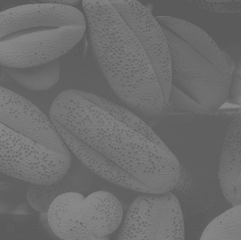
#> input picture dark_image.png, 241 x 240 px, shrunk from 564 x 563 before the run, given in place of Lenna.png, which was not available
$ jupyter execute --allow-errors image_test.ipynb   (text cells are left out)
#> lines starting #> are read from the running program, lines starting #| are printed output that depends on the picture; pictures that were not available may be replaced by others from this repository, and a replacement may not be noted
[cell 1]
import cv2
import matplotlib.pyplot as plt
from PIL import Image, ImageOps, ImageShow
import numpy as np

[cell 2]
def read_image_as_numpy_array(image_path, grey_only: bool = True) :
#> called with image_path = 'Lenna.png', grey_only = True
    with Image.open(image_path) as image:
#> image is the input picture: PIL image 241x240 RGB; min 89, max 136, mean 109
        image = image.convert("L") if grey_only else image
#> image: PIL image 241x240 L
        np_image = np.array(image)
        return np_image

[cell 3]
import pathlib
current_dir = pathlib.Path.cwd()
image_file = str(pathlib.Path.joinpath(current_dir,"Lenna.png"))

[cell 4]
def show_image(image, grey_only = True):
    #greys = ["Greys_r", "Greys_g", "Greys_b"]
#> called with grey_only = True
    plt.figure(figsize=(25,20))
    for i in range( 1 if grey_only else 3):
        plt.subplot(2,3, i +1)
        plt.title(f"Channel: {i}")
        channel = image[:,:] if grey_only else image[:,:,i]
        plt.imshow(channel, "Greys_r")

from typing import List
#> (the rest of this cell did not finish here and is left out)

[cell 5]
lenna_image = read_image_as_numpy_array(image_file,True)

[cell 6]
show_image(lenna_image,True)

[cell 7]
# [11 lines left out: function show_histogram, not called in this run]

#> (a cell that did not finish here is left out)

#> (a cell that did not finish here is left out)

[cell 10]
dark_image = read_image_as_numpy_array("dark_image.png")
#> (the rest of this cell did not finish here and is left out)

[cell 11]
def invert_image(image_2d_array):
    inverted_image = 255 - image_2d_array
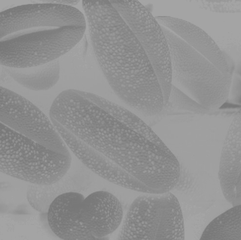
#> inverted_image: shape (240, 241); min 119, max 166, mean 146
    return inverted_image

[cell 12]
lenna_image_inverted = invert_image(lenna_image)
show_image(lenna_image_inverted)

#> (a cell that did not finish here is left out)

[cell 14]
from typing import Callable
from functools import partial
from numpy import ndarray

def execute_custom_operation( input_lambda, subplot_row=1, subplot_column =3, grey_only = True):
#> called with subplot_row = 1, subplot_column = 3, grey_only = True
    plt.figure( figsize=(20,10) )

    for i in range(1 if grey_only else 3):
        plt.subplot( subplot_row, subplot_column, i+1)
        input_lambda(i)

def figure_channel_wrapper(index, lambda_to_execute):
    plt.title(f"Channel: {index}")
    lambda_to_execute(index)
    plt.axis("off")

def plot_channel(channels: ndarray, index: int,grey_only = True):
    channel_copy = np.array(channels, copy=True)

    figure_channel_wrapper( index, lambda x:
                plt.imshow(channel_copy[:,:] if grey_only else channel_copy[:,:,index],cmap='Greys_r')
            )

def plot_inverted_channel(channels: ndarray, index: int,grey_only = True) -> None:
    channel_copy = np.array(channels, copy=True)

    def invert_and_show(index):
        inverted_data = invert_image(channel_copy[:,:] if grey_only else channel_copy[:,:,index])
        print(inverted_data.shape)
        plt.imshow(inverted_data, cmap='Greys_r')

    figure_channel_wrapper( index, (lambda x:
                invert_and_show(x)
            )
        )

channel_plot = partial(plot_channel, channels = lenna_image)
channel_inverted_plot = partial(plot_inverted_channel, channels = lenna_image)

execute_custom_operation( lambda x: channel_plot(index=x), subplot_row=1 )
execute_custom_operation( lambda x: channel_inverted_plot(index=x), subplot_row=1 )

[cell 15]
# assume 3x3 filter
import numpy as np
def manipulate(image_array, x_index, y_index, execute):
    a = image_array
    i,j = x_index, y_index

    input_array = [ a[i-1, j-1] , a[i, j-1] , a[i+1,j-1]
             , a[i-1, j] , a[i, j] , a[i+1,j]
            , a[i-1, j+1] , a[i, j+1] , a[i+1,j+1]
            ]

    return execute(input_array)

    # [7 lines of commented-out code are left out]

def max_pixel(image_array, x_index, y_index):
    operation = lambda arr :  np.max(arr)#np.amin(arr)
    return manipulate(image_array, x_index, y_index,operation)

def min_pixel(image_array, x_index, y_index):
    operation = lambda arr :  np.min(arr)#np.amin(arr)
    return manipulate(image_array, x_index, y_index,operation)

def median_pixel(image_array, x_index, y_index):
    operation = lambda arr :  np.median(arr)#np.amin(arr)
    return manipulate(image_array, x_index, y_index,operation)

def avg_pixel(image_array, x_index, y_index):
    averager = lambda arr : int(sum(arr)/len(arr))
    return manipulate(image_array, x_index, y_index,averager)

def filter_out(image_array, filter_operation):
    width,height = image_array.shape

    for i in range(1,width-1):
        for j in range(1,height-1):
            image_array[i,j] = filter_operation(image_array, i, j)

[cell 16]
import time
import os
def plot_with_filter(channels: ndarray, index: int,filter_opeartor, should_invert_image:bool = False, grey_only = True) -> None:
    channel_copy = np.array(channels, copy=True)
    def invert_filter_and_show(index):
        if should_invert_image:
            inverted_data = invert_image(channel_copy[:,:] if grey_only else channel_copy[:,:,index])
        else:
            inverted_data = channel_copy[:,:] if grey_only else channel_copy[:,:,index]
        filter_out(inverted_data, filter_opeartor)
        plt.imshow(inverted_data, cmap='Greys_r')

        #plt.imsave( f"{time.time()}.jpg", inverted_data)

    figure_channel_wrapper( index, (lambda x:
                invert_filter_and_show(x)
            )
        )

[cell 17]
inverted_filter = partial(plot_with_filter, channels = lenna_image,should_invert_image=True)

[cell 18]
execute_custom_operation( lambda x: inverted_filter(index=x,filter_opeartor=max_pixel), subplot_row=1 )
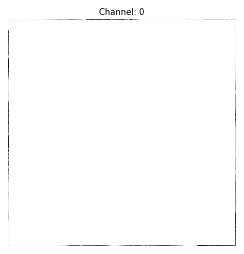
#> figure drawn by matplotlib, 1 panel

[cell 19]
execute_custom_operation( lambda x: inverted_filter(index=x,filter_opeartor=min_pixel), subplot_row=1 )
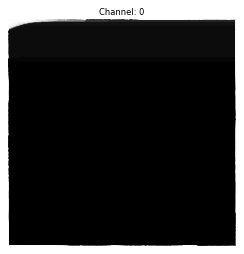
#> figure drawn by matplotlib, 1 panel

[cell 20]
execute_custom_operation( lambda x: inverted_filter(index=x,filter_opeartor=median_pixel), subplot_row=1 )
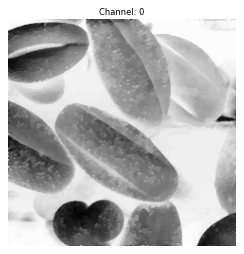
#> figure drawn by matplotlib, 1 panel

[cell 21]
execute_custom_operation( lambda x: inverted_filter(index=x,filter_opeartor=avg_pixel), subplot_row=1 )
